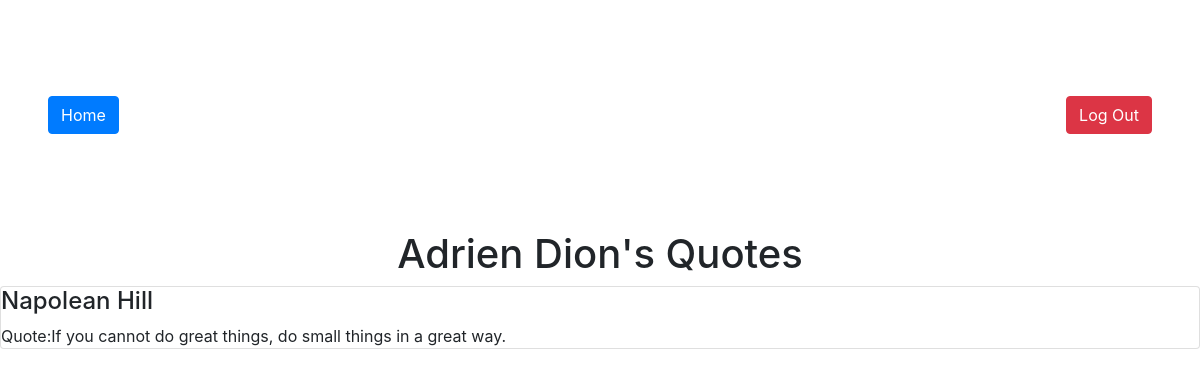
Screenshot of /show_user/4 with the database file from the repository.
### quote_dash_app/models.py (models this page shows, shortened)
class User(models.Model):
    first_name = models.CharField(max_length=45)
    last_name = models.CharField(max_length=45)
    email = models.CharField(max_length=255)
    password = models.CharField(max_length=255)
    created_at = models.DateTimeField(auto_now_add=True)
    updated_at = models.DateTimeField(auto_now=True)
    objects = UserManager()

class Quote(models.Model):
    author=models.CharField(max_length=255)
    quote= models.TextField()
    user=models.ForeignKey(User, related_name="quotes", on_delete=models.CASCADE)
    likes=models.ManyToManyField(User,related_name="liked_by")
    created_at = models.DateTimeField(auto_now_add=True)
    updated_at = models.DateTimeField(auto_now=True)
    objects = QuoteManager()

### quote_dash_app/views.py (the view)
# urls.py: path('show_user/<int:user_id>', views.show_user),
def show_user(request, user_id):
    context = {
        'user' : User.objects.get(id=user_id)
    }
    return render(request, 'show_user.html', context)

### quote_dash_app/templates/show_user.html (shortened to what this page needs)
<!DOCTYPE html>
<html lang="en">
<head>
    <link rel="stylesheet" href="https://stackpath.bootstrapcdn.com/bootstrap/4.4.1/css/bootstrap.min.css">
</head>
<body>
    <div class="d-flex justify-content-between p-5 my-5">
        <a href="/dashboard" class="btn btn-primary">Home</a>
        <a href="/logout" class="btn btn-danger">Log Out</a>
    </div>
    <h1 class="text-center">{{user.first_name}} {{user.last_name}}'s Quotes</h1>
    {% for quote in user.quotes.all %}
    <div class="card">
        <h4 class="card-text">{{quote.author}}</h4>
        <p class="card-text">Quote:{{quote.quote}}</p>
    </div>
    {% endfor %}
</body>
</html>

### rows the page displays
User: first_name "Adrien", last_name "Dion"
Quote: author "Napolean Hill", quote "If you cannot do great things, do small things in a great way."
